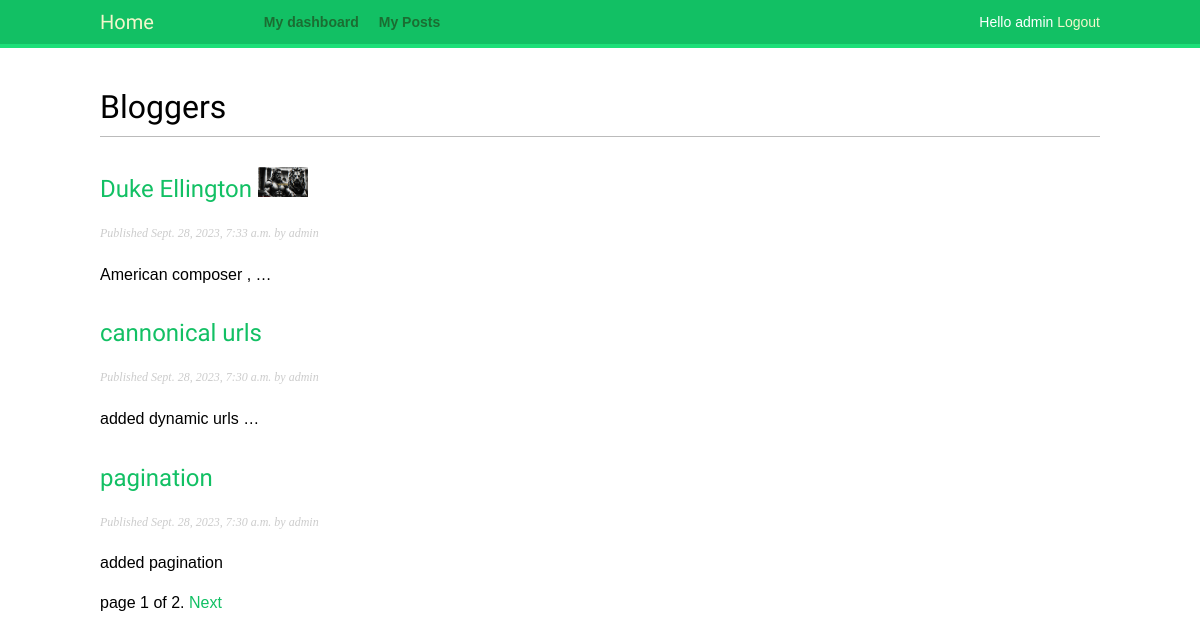
Page /blog/ (signed in) on the committed database.
### blog/models.py (models this page shows, shortened)
class Post(models.Model):
    class Status(models.TextChoices):
        DRAFT = 'DF', 'Draft'
        PUBLISHED = 'PB', 'Published'
    title = models.CharField(max_length = 250)
    slug = models.SlugField(max_length = 250, unique_for_date= 'publish', )
    author = models.ForeignKey(User,on_delete=models.CASCADE,related_name='blog_posts')
    body = models.TextField()
    publish = models.DateTimeField(default=timezone.now)
    created = models.DateTimeField(auto_now_add = True)
    updated = models.DateTimeField(auto_now = True)
    image =models.ImageField(null=True,blank=True,upload_to='images/')
    status = models.CharField(max_length=2,choices=Status.choices,default = Status.DRAFT)
    published = PublishedManager()
    objects = models.Manager()
    class Meta:
        ordering = ['-publish']
        indexes = [models.Index(fields=['-publish']),]
    def get_absolute_url(self):
        return reverse('blog:post_detail', args = [self.publish.year,
                                                   self.publish.month,
                                                   self.publish.day,
                                                   self.slug])

### blog/views.py (the view)
# urls.py: path('',views.post_list, name= 'post_list'),# mapps to the post list view
def post_list(request, tag_slug =None):
    post_list = Post.published.all()
    tag = None
    if tag_slug: #if there is agiven tag slug
        tag = get_object_or_404(Tag, slug = tag_slug)
        post_list = post_list.filter(tags__in = [tag]) #we filter posts by tags in alist since its a many to many relatinship, using the __in field lookup
    paginator = Paginator(post_list, 3)
    page_number = request.GET.get('page')
    try:
        posts = paginator.page(page_number)
    except EmptyPage:
        posts = paginator.page(paginator.num_pages)
    except PageNotAnInteger:
        posts = paginator.page(1)
    return render(request,'blog/post/list.html',
                  {'posts': posts,
                   'tag':tag}) # passes the new tag variable to the template

### blog/models.py (called while the page is built)
    def get_queryset(self):
        return super().get_queryset().filter(status = Post.Status.PUBLISHED)

### blog/templates/blog/post/list.html (shortened to what this page needs)
{% extends "base.html" %}
{% block content%}
    <h1>Bloggers</h1>
    {% for post in posts%}
       <h2>
            <a href="{{ post.get_absolute_url}}">{{ post.title }}
            </a>
            {% if post.image %}
            <a href="{{ post.get_absolute_url }}"><img src=" {{ post.image.url }}"
                style = "width : 50px; height: 30px;"
                ></a>
            {% endif %}
        </h2>
        <p class = "date">
            Published {{post.publish}} by {{post.author}}
        </p>
        {{post.body|truncatewords:3|linebreaks }}
    {% endfor %}
    {% include "pagination/pagination.html" with page=posts%}
{% endblock%}

### templates/base.html (shortened to what this page needs)
{% load static %}
<!DOCTYPE html>
<html lang="en">
<head>
    <link href="{% static '/main.css' %}" rel="stylesheet" >
</head>
<body>
    <nav id = "header">
        <span class = "logo"><a href="{% url 'blog:post_list' %}">Home</a></span>
        {% if request.user.is_authenticated%}
            <ul class = "menu">
                <li class = "selected">
                    <a href="{% url 'dashboard' %}">My dashboard</a>
                </li>
                <li class = "selected">
                    <a href="{% url 'blog:user_posts' %}">My Posts</a>
                </li>
            </ul>
        {% endif %}
        <span class = "user">
            {% if request.user.is_authenticated %}
                Hello {{ request.user.first_name|default:request.user.username}}
                <a href="{% url 'logout' %}">Logout</a>
            {% endif %}
        </span>
    </nav>
    <main>
        <div id = "content">
        {% block content %}{% endblock %}
        </div>
    </main>
</body>
</html>

### static/main.css (style rules this page uses)
body { margin:0; padding:0; font-family:helvetica, sans-serif; }
p.date { color:#ccc; font-family: georgia, serif; font-size: 12px; font-style: italic; }
p { line-height: 1.8; }
a { color:#12c064; text-decoration:none; }
h1, h2, h3, h4, h5 , h6 { font-family: 'Muli', sans-serif; font-weight:normal; }
h1 { border-bottom:1px solid #bbb; padding:0 0 10px 0; margin:10px 0 20px 0; }
h2 { margin:30px 0 20px; }
#header { padding:10px 100px; font-size:14px; background:#12c064; color:#fff; border-bottom:4px solid #1cdf78; overflow:auto; }
#header .logo { font-family: 'Muli', sans-serif; float:left; color:#f3f7cc; font-size:20px; margin-right:10%; }
#header ul.menu { list-style:none; float:left; margin:0; padding:0; }
#header ul.menu li { float:left; padding:4px 10px; }
#header ul.menu li.selected a, #header ul.menu li.selected a:hover { color:#1b6d32; font-weight:bold; }
#header a { color:#f3f7cc; }
#header .user { float:right; padding-top:4px; }
#content { padding:30px 100px; }

### rows in the picture
Post: title "Duke Ellington", image (picture), publish "Sept. 28, 2023, 7:33 a.m.", author "admin", body "American composer , …"
Post: title "cannonical urls", publish "Sept. 28, 2023, 7:30 a.m.", author "admin", body "added dynamic urls …"
Post: title "pagination", publish "Sept. 28, 2023, 7:30 a.m.", author "admin", body "added pagination"

### other values in the picture
{{ request.user.first_name|default:request.user.username }} "admin"
{{ page.number }} "1"
{{ page.paginator.num_pages }} "2"
